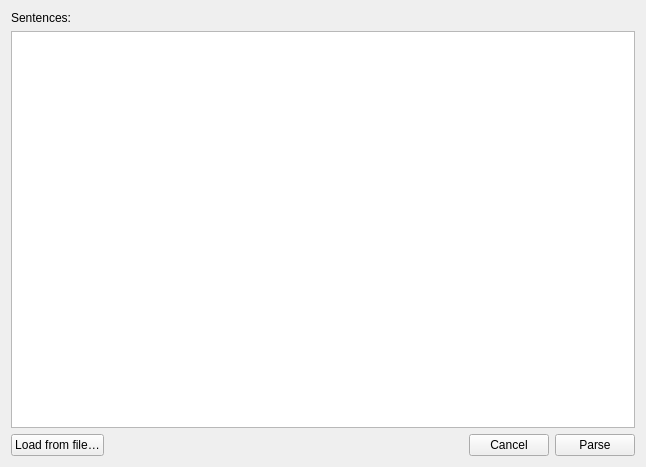
<?xml version="1.0" encoding="UTF-8"?>
<ui version="4.0">
 <class>WebserviceWindow</class>
 <widget class="QWidget" name="WebserviceWindow">
  <property name="geometry">
   <rect>
    <x>0</x>
    <y>0</y>
    <width>646</width>
    <height>467</height>
   </rect>
  </property>
  <property name="windowTitle">
   <string>Parse Sentences</string>
  </property>
  <layout class="QVBoxLayout" name="verticalLayout_2">
   <item>
    <layout class="QVBoxLayout" name="verticalLayout">
     <item>
      <widget class="QLabel" name="sentencesLabel">
       <property name="text">
        <string>Sentences:</string>
       </property>
      </widget>
     </item>
     <item>
      <widget class="QPlainTextEdit" name="sentencesField"/>
     </item>
    </layout>
   </item>
   <item>
    <layout class="QHBoxLayout" name="horizontalLayout">
     <item>
      <widget class="QPushButton" name="loadFileButton">
       <property name="text">
        <string>Load from file…</string>
       </property>
      </widget>
     </item>
     <item>
      <spacer name="horizontalSpacer">
       <property name="orientation">
        <enum>Qt::Horizontal</enum>
       </property>
       <property name="sizeHint" stdset="0">
        <size>
         <width>40</width>
         <height>20</height>
        </size>
       </property>
      </spacer>
     </item>
     <item>
      <widget class="QPushButton" name="cancelButton">
       <property name="text">
        <string>Cancel</string>
       </property>
      </widget>
     </item>
     <item>
      <widget class="QPushButton" name="parseButton">
       <property name="text">
        <string>Parse</string>
       </property>
      </widget>
     </item>
    </layout>
   </item>
  </layout>
 </widget>
 <resources/>
 <connections>
  <connection>
   <sender>cancelButton</sender>
   <signal>clicked()</signal>
   <receiver>WebserviceWindow</receiver>
   <slot>hide()</slot>
  </connection>
  <connection>
   <sender>loadFileButton</sender>
   <signal>clicked()</signal>
   <receiver>WebserviceWindow</receiver>
   <slot>openSentencesFile()</slot>
  </connection>
  <connection>
   <sender>parseButton</sender>
   <signal>clicked()</signal>
   <receiver>WebserviceWindow</receiver>
   <slot>parseSentences()</slot>
  </connection>
 </connections>
</ui>
